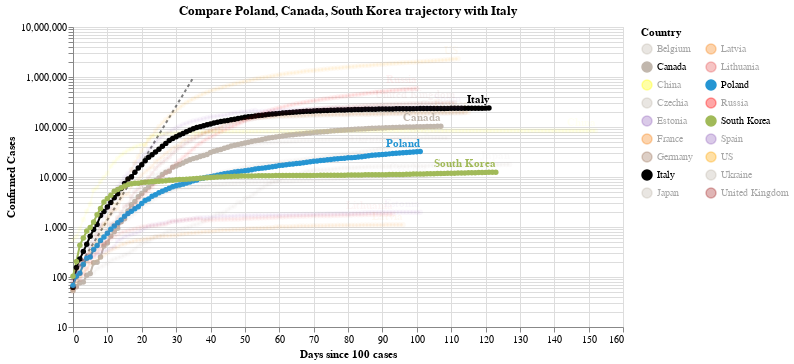

This figure's notebook cell:
### Code cell
#hide_input
chart3 = make_since_chart(dff2, ['Poland', 'Canada', 'South Korea'], baseline_countries)
chart3

### Figure 1 — Vega-Lite specification as saved in the notebook (floating-point values rounded to 4 significant figures; data arrays with more than 128 entries replaced by an {"elided": "..."} marker saying what was removed)
{"config": {"view": {"continuousWidth": 400, "continuousHeight": 300}}, "layer": [{"data": {"name": "data-628230001892d6798b50651be41d1b3e"}, "mark": {"type": "line", "color": "black", "opacity": 0.5, "strokeDash": [3, 3]}, "encoding": {"x": {"type": "quantitative", "field": "Days since 100 cases"}, "y": {"type": "quantitative", "field": "Confirmed Cases"}}}, {"data": {"name": "data-84f25441aa93fbe3667ca7478131f5df"}, "mark": {"type": "line", "point": true}, "encoding": {"color": {"type": "nominal", "field": "Country", "legend": {"columns": 2}, "scale": {"domain": ["Belgium", "Canada", "China", "Czechia", "Estonia", "France", "Germany", "Italy", "Japan", "Latvia", "Lithuania", "Poland", "Russia", "South Korea", "Spain", "US", "Ukraine", "United Kingdom"], "range": ["#C1B7AD", "#C1B7AD", "yellow", "#C1B7AD", "#9467bd", "#F58518", "#9D755D", "black", "#C1B7AD", "#F58518", "#E45756", "#2495D3", "red", "#A1BA59", "#9467bd", "orange", "#C1B7AD", "brown"]}}, "opacity": {"condition": {"value": 1, "selection": "selector001"}, "value": 0.05}, "tooltip": [{"type": "nominal", "field": "Country"}, {"type": "temporal", "field": "Date"}, {"type": "quantitative", "field": "Confirmed Cases"}, {"type": "quantitative", "field": "Days since 100 cases"}], "x": {"type": "quantitative", "field": "Days since 100 cases"}, "y": {"type": "quantitative", "field": "Confirmed Cases", "scale": {"type": "log"}}}, "selection": {"selector001": {"type": "multi", "fields": ["Country"], "bind": "legend", "init": [{"Country": "Poland"}, {"Country": "Canada"}, {"Country": "South Korea"}, {"Country": "Italy"}]}}, "width": 550}, {"data": {"name": "data-84f25441aa93fbe3667ca7478131f5df"}, "mark": {"type": "text", "align": "right", "dy": -8, "fontWeight": "bold"}, "encoding": {"color": {"type": "nominal", "field": "Country", "legend": {"columns": 2}, "scale": {"domain": ["Belgium", "Canada", "China", "Czechia", "Estonia", "France", "Germany", "Italy", "Japan", "Latvia", "Lithuania", "Poland", "Russia", "South Korea", "Spain", "US", "Ukraine", "United Kingdom"], "range": ["#C1B7AD", "#C1B7AD", "yellow", "#C1B7AD", "#9467bd", "#F58518", "#9D755D", "black", "#C1B7AD", "#F58518", "#E45756", "#2495D3", "red", "#A1BA59", "#9467bd", "orange", "#C1B7AD", "brown"]}}, "opacity": {"condition": {"value": 1, "selection": "selector001"}, "value": 0.05}, "text": {"type": "nominal", "field": "Country"}, "tooltip": [{"type": "nominal", "field": "Country"}, {"type": "temporal", "field": "Date"}, {"type": "quantitative", "field": "Confirmed Cases"}, {"type": "quantitative", "field": "Days since 100 cases"}], "x": {"type": "quantitative", "field": "Days since 100 cases"}, "y": {"type": "quantitative", "field": "Confirmed Cases", "scale": {"type": "log"}}}, "transform": [{"filter": "(datum['Date'] >= 1592784000000)"}], "width": 550}], "title": "Compare Poland, Canada, South Korea trajectory with Italy", "$schema": "https://vega.github.io/schema/vega-lite/v4.0.2.json", "datasets": {"data-628230001892d6798b50651be41d1b3e": [{"Days since 100 cases": 0, "Confirmed Cases": 100.0}, {"Days since 100 cases": 1, "Confirmed Cases": 130.0}, {"Days since 100 cases": 2, "Confirmed Cases": 169.0}, {"Days since 100 cases": 3, "Confirmed Cases": 219.7}, {"Days since 100 cases": 4, "Confirmed Cases": 285.6}, {"Days since 100 cases": 5, "Confirmed Cases": 371.3}, {"Days since 100 cases": 6, "Confirmed Cases": 482.7}, {"Days since 100 cases": 7, "Confirmed Cases": 627.5}, {"Days since 100 cases": 8, "Confirmed Cases": 815.7}, {"Days since 100 cases": 9, "Confirmed Cases": 1060.0}, {"Days since 100 cases": 10, "Confirmed Cases": 1379.0}, {"Days since 100 cases": 11, "Confirmed Cases": 1792.0}, {"Days since 100 cases": 12, "Confirmed Cases": 2330.0}, {"Days since 100 cases": 13, "Confirmed Cases": 3029.0}, {"Days since 100 cases": 14, "Confirmed Cases": 3937.0}, {"Days since 100 cases": 15, "Confirmed Cases": 5119.0}, {"Days since 100 cases": 16, "Confirmed Cases": 6654.0}, {"Days since 100 cases": 17, "Confirmed Cases": 8650.0}, {"Days since 100 cases": 18, "Confirmed Cases": 11250.0}, {"Days since 100 cases": 19, "Confirmed Cases": 14620.0}, {"Days since 100 cases": 20, "Confirmed Cases": 19000.0}, {"Days since 100 cases": 21, "Confirmed Cases": 24710.0}, {"Days since 100 cases": 22, "Confirmed Cases": 32120.0}, {"Days since 100 cases": 23, "Confirmed Cases": 41750.0}, {"Days since 100 cases": 24, "Confirmed Cases": 54280.0}, {"Days since 100 cases": 25, "Confirmed Cases": 70560.0}, {"Days since 100 cases": 26, "Confirmed Cases": 91730.0}, {"Days since 100 cases": 27, "Confirmed Cases": 119300.0}, {"Days since 100 cases": 28, "Confirmed Cases": 155000.0}, {"Days since 100 cases": 29, "Confirmed Cases": 201500.0}, {"Days since 100 cases": 30, "Confirmed Cases": 262000.0}, {"Days since 100 cases": 31, "Confirmed Cases": 340600.0}, {"Days since 100 cases": 32, "Confirmed Cases": 442800.0}, {"Days since 100 cases": 33, "Confirmed Cases": 575600.0}, {"Days since 100 cases": 34, "Confirmed Cases": 748300.0}, {"Days since 100 cases": 35, "Confirmed Cases": 972800.0}], "data-84f25441aa93fbe3667ca7478131f5df": {"elided": "2008 records"}}}
